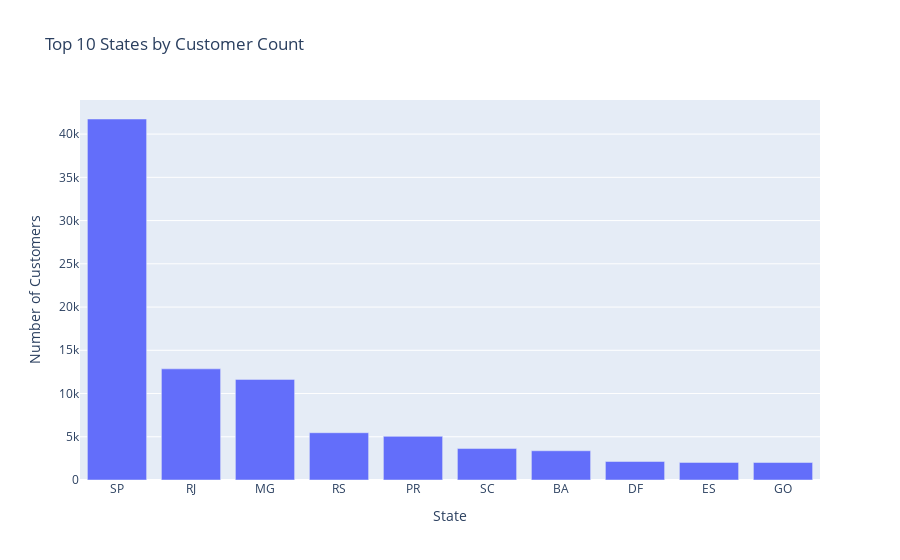

The code cell stored with this chart in its notebook:
### Markdown cell above
## 4. Geographic Distribution - Perfect for Multi-Region
Brazilian states will represent our 'regions' for the multi-region deployment.

### Code cell
if 'customers' in datasets:
    customers = datasets['customers']
    
    # Geographic distribution
    state_dist = customers['customer_state'].value_counts()
    print("🗺️ Customer Distribution by State:")
    print(state_dist.head(10))
    
    # Visualize top states
    fig = px.bar(
        x=state_dist.head(10).index,
        y=state_dist.head(10).values,
        title="Top 10 States by Customer Count",
        labels={'x': 'State', 'y': 'Number of Customers'}
    )
    fig.show()
    
    # Define regions for multi-region simulation
    region_mapping = {
        'SP': 'Southeast',  # São Paulo - Primary Region
        'RJ': 'Southeast',  # Rio de Janeiro
        'MG': 'Southeast',  # Minas Gerais
        'RS': 'South',      # Rio Grande do Sul - Secondary Region
        'PR': 'South',      # Paraná
        'SC': 'South',      # Santa Catarina
        'BA': 'Northeast',  # Bahia
        'GO': 'Central-West', # Goiás
        'DF': 'Central-West'  # Distrito Federal
    }
    
    print("\n🌎 Regional Mapping for Multi-Region Architecture:")
    for state, region in region_mapping.items():
        count = state_dist.get(state, 0)
        print(f"  {state} ({region}): {count:,} customers")

### Figure 1 — Plotly figure (JSON) as saved in the notebook; plotly's stock layout.template omitted (floating-point values rounded to 4 significant figures)
{"data": [{"hovertemplate": "State=%{x}<br>Number of Customers=%{y}<extra></extra>", "legendgroup": "", "marker": {"color": "#636efa", "pattern": {"shape": ""}}, "name": "", "orientation": "v", "showlegend": false, "textposition": "auto", "type": "bar", "x": ["SP", "RJ", "MG", "RS", "PR", "SC", "BA", "DF", "ES", "GO"], "xaxis": "x", "y": [41746, 12852, 11635, 5466, 5045, 3637, 3380, 2140, 2033, 2020], "yaxis": "y"}], "layout": {"barmode": "relative", "legend": {"tracegroupgap": 0}, "title": {"text": "Top 10 States by Customer Count"}, "xaxis": {"anchor": "y", "domain": [0, 1], "title": {"text": "State"}}, "yaxis": {"anchor": "x", "domain": [0, 1], "title": {"text": "Number of Customers"}}}}
